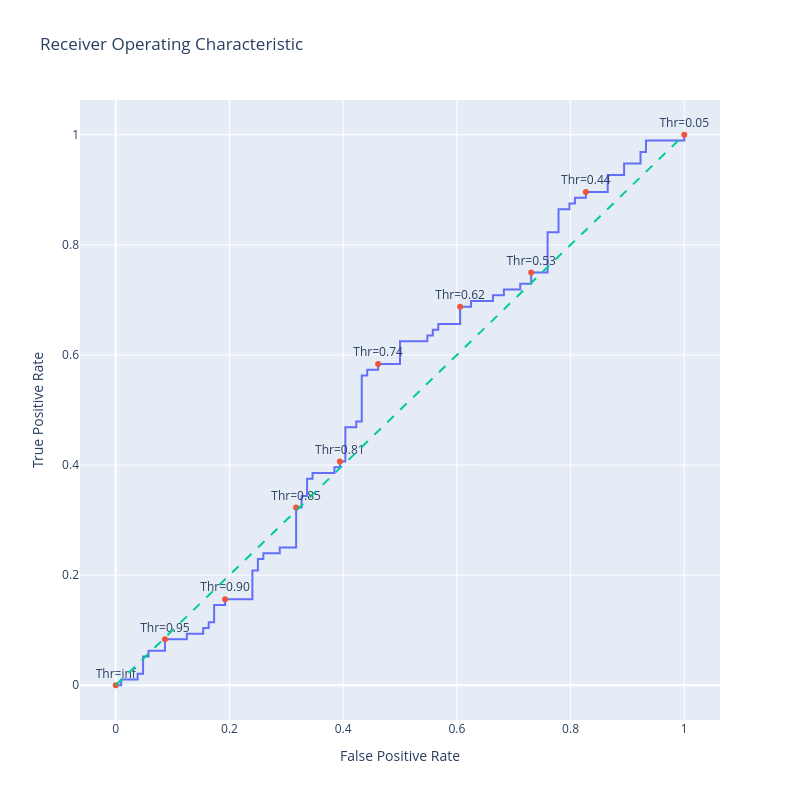

The notebook cell saved with this chart:
### Code cell
import plotly.graph_objects as go

# Generate a trace for ROC curve
trace0 = go.Scatter(
    x=fpr,
    y=tpr,
    mode='lines',
    name='ROC curve'
)

# Only label every nth point to avoid cluttering
n = 10
indices = np.arange(len(thresholds)) % n == 0  # Choose indices where index mod n is 0

trace1 = go.Scatter(
    x=fpr[indices],
    y=tpr[indices],
    mode='markers+text',
    name='Threshold points',
    text=[f"Thr={thr:.2f}" for thr in thresholds[indices]],
    textposition='top center'
)

# Diagonal line
trace2 = go.Scatter(
    x=[0, 1],
    y=[0, 1],
    mode='lines',
    name='Random (Area = 0.5)',
    line=dict(dash='dash')
)

data = [trace0, trace1, trace2]

# Define layout with square aspect ratio
layout = go.Layout(
    title='Receiver Operating Characteristic',
    xaxis=dict(title='False Positive Rate'),
    yaxis=dict(title='True Positive Rate'),
    autosize=False,
    width=800,
    height=800,
    showlegend=False
)

# Define figure and add data
fig = go.Figure(data=data, layout=layout)

# Show figure
fig.show()

### Figure 1 — Plotly figure (JSON) as saved in the notebook; plotly's stock layout.template omitted (floating-point values rounded to 4 significant figures)
{"data": [{"mode": "lines", "name": "ROC curve", "type": "scatter", "x": [0.0, 0.009615, 0.009615, 0.03846, 0.03846, 0.04808, 0.04808, 0.05769, 0.05769, 0.08654, 0.08654, 0.125, 0.125, 0.1538, 0.1538, 0.1635, 0.1635, 0.1731, 0.1731, 0.1923, 0.1923, 0.2404, 0.2404, 0.25, 0.25, 0.2596, 0.2596, 0.2885, 0.2885, 0.3173, 0.3173, 0.3269, 0.3269, 0.3365, 0.3365, 0.3462, 0.3462, 0.3846, 0.3846, 0.3942, 0.3942, 0.4038, 0.4038, 0.4231, 0.4231, 0.4327, 0.4327, 0.4423, 0.4423, 0.4615, 0.4615, 0.5, 0.5, 0.5481, 0.5481, 0.5577, 0.5577, 0.5673, 0.5673, 0.6058, 0.6058, 0.625, 0.625, 0.6635, 0.6635, 0.6827, 0.6827, 0.7115, 0.7115, 0.7308, 0.7308, 0.7596, 0.7596, 0.7788, 0.7788, 0.7981, 0.7981, 0.8077, 0.8077, 0.8269, 0.8269, 0.8654, 0.8654, 0.8942, 0.8942, 0.9231, 0.9231, 0.9327, 0.9327, 1.0, 1.0], "y": [0.0, 0.0, 0.01042, 0.01042, 0.02083, 0.02083, 0.05208, 0.05208, 0.0625, 0.0625, 0.08333, 0.08333, 0.09375, 0.09375, 0.1042, 0.1042, 0.1146, 0.1146, 0.1458, 0.1458, 0.1562, 0.1562, 0.2083, 0.2083, 0.2292, 0.2292, 0.2396, 0.2396, 0.25, 0.25, 0.3229, 0.3229, 0.3438, 0.3438, 0.375, 0.375, 0.3854, 0.3854, 0.3958, 0.3958, 0.4062, 0.4062, 0.4688, 0.4688, 0.4792, 0.4792, 0.5625, 0.5625, 0.5729, 0.5729, 0.5833, 0.5833, 0.625, 0.625, 0.6354, 0.6354, 0.6458, 0.6458, 0.6562, 0.6562, 0.6875, 0.6875, 0.6979, 0.6979, 0.7083, 0.7083, 0.7188, 0.7188, 0.7292, 0.7292, 0.75, 0.75, 0.8229, 0.8229, 0.8646, 0.8646, 0.875, 0.875, 0.8854, 0.8854, 0.8958, 0.8958, 0.9271, 0.9271, 0.9479, 0.9479, 0.9688, 0.9688, 0.9896, 0.9896, 1.0]}, {"mode": "markers+text", "name": "Threshold points", "text": ["Thr=inf", "Thr=0.95", "Thr=0.90", "Thr=0.85", "Thr=0.81", "Thr=0.74", "Thr=0.62", "Thr=0.53", "Thr=0.44", "Thr=0.05"], "textposition": "top center", "type": "scatter", "x": [0.0, 0.08654, 0.1923, 0.3173, 0.3942, 0.4615, 0.6058, 0.7308, 0.8269, 1.0], "y": [0.0, 0.08333, 0.1562, 0.3229, 0.4062, 0.5833, 0.6875, 0.75, 0.8958, 1.0]}, {"line": {"dash": "dash"}, "mode": "lines", "name": "Random (Area = 0.5)", "type": "scatter", "x": [0, 1], "y": [0, 1]}], "layout": {"autosize": false, "height": 800, "showlegend": false, "title": {"text": "Receiver Operating Characteristic"}, "width": 800, "xaxis": {"title": {"text": "False Positive Rate"}}, "yaxis": {"title": {"text": "True Positive Rate"}}}}
